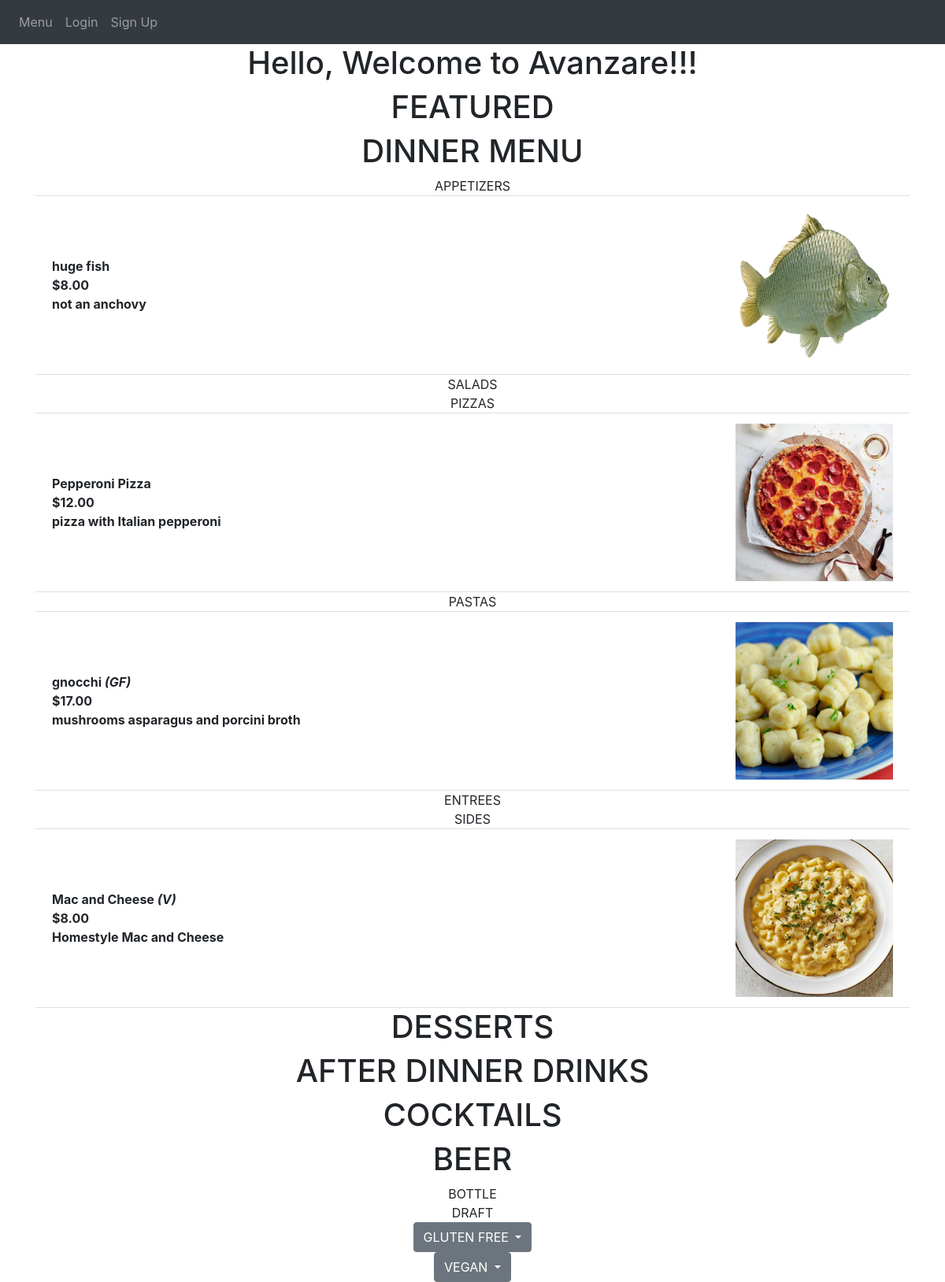
Screenshot of /start_page with the database file from the repository.
### avanzareApp/models.py (models this page shows)
class Menu(db.Model):
    id = db.Column(db.Integer, primary_key=True)
    name = db.Column(db.String(150), unique=True)
    price = db.Column(db.String(150))
    description = db.Column(db.String(10000))
    menu_type = db.Column(db.String(150))
    gluten_free = db.Column(db.String(150))
    vegan = db.Column(db.String(150))
    date = db.Column(db.DateTime(timezone=True), default=func.now())
    user_id = db.Column(db.Integer, db.ForeignKey('user.id'))

### avanzareApp/auth.py (the view, shortened to what this page needs)
@auth.route('/start_page', methods=['GET'])
def start_page():
    user = User.query.filter(User.email=='headChef@gmail.com').first()
    news = db.session.query(News).order_by(News.id.desc()).all()
    items = Menu.query.filter_by(user_id=user.id).order_by(Menu.name).all()
    count =0
    for post in news:
        post = random.choice(news)
        post.featured = "TRUE"
        count+=1
        if count == 5:
            break
    return render_template("start_page.html", news=news, items=items, user=current_user)

### avanzareApp/templates/start_page.html (shortened to what this page needs)
{% extends "base.html" %} {% block title %}Home{% endblock %}
{% block content %}
<h1 align="center">Hello, Welcome to Avanzare!!!</h1>
<h1 align="center">FEATURED</h1>
<h1 align="center"> DINNER MENU </h1>
        <ul class="list-group list-group-flush" >
            {% set print_once = 1 %}
            {% for menu in ["APPETIZERS", "SALADS", "PIZZAS", "PASTAS", "ENTREES", "SIDES", "DESSERT MENU", "AFTER DINNER DRINKS", "COCKTAILS", "BOTTLE", "DRAFT"] %}
                {% if print_once == 1 %}
                    {% if menu == "DESSERT MENU" %}
                        <h1 align="center"> DESSERTS </h1>
                        {% set print_once = 0 %}
                    {% elif menu == "AFTER DINNER DRINKS" %}
                        <h1 align="center"> AFTER DINNER DRINKS </h1>
                        {% set print_once = 0 %}
                    {% elif menu == "COCKTAILS" %}
                        <h1 align="center"> COCKTAILS </h1>
                        {% set print_once = 0 %}
                    {% elif menu == "BOTTLE" %}
                        <h1 align="center"> BEER </h1>
                        <div align="center">{{ menu }}</div>
                        {% set print_once = 0 %}
                    {% else %}
                        <div align="center">{{ menu }}</div>
                        {% set print_once = 0 %}
                    {% endif %}
                {% endif %}
              {% for item in items %}
                    {% if item.menu_type == menu %}
                      <li class="list-group-item">
                          <table style="width:100%">
                            <tr>
                                <th>
                          {{ item.name }}
                          {% if item.gluten_free == "GLUTEN FREE" %}
                            <i>{{ "(GF)" }}</i>
                          {% endif %}
                          {% if item.vegan == "VEGAN" %}
                            <i>{{ "(V)" }}</i>
                          {% endif %}
                          <br />
                          {% set tmp = "$" + (item.price | string) %}
                          {{ tmp }}
                          <br />
                          {{ item.description }}
                                </th>
                                <th>
                                    {% set tmp = item.name + '.jpg' %}
                                    <div align="right">
                                        <img class="img-responsive" src="{{ url_for('views.send_image', filename=tmp) }}" width="200" height="200">
                                    </div>
                                </th>
                            </tr>
                          </table>
                      </li>
                    {% endif %}
              {% endfor %}
            {% set print_once = 1 %}
            {% endfor %}
        </ul>
<div class="dropdown" align="center">
  <button class="btn btn-secondary dropdown-toggle" type="button" id="dropdownMenuButton" data-toggle="dropdown" aria-haspopup="true" aria-expanded="false">
    GLUTEN FREE
  </button>
            {% set DINNER_sub_menus = ["APPETIZERS", "SALADS", "SIDES"] %}
            {% set print_once = 1 %}
</div>
<div class="dropdown" align="center">
  <button class="btn btn-secondary dropdown-toggle" type="button" data-toggle="dropdown" aria-haspopup="true" aria-expanded="false">
    VEGAN
  </button>
            {% set DINNER_sub_menus = ["APPETIZERS", "SALADS", "SIDES"] %}
            {% set print_once = 1 %}
</div>
{% endblock %}

### rows the page displays
Menu: name "huge fish", tmp "$8.00", description "not an anchovy", shows a picture
Menu: name "Pepperoni Pizza", tmp "$12.00", description "pizza with Italian pepperoni", shows a picture
Menu: name "gnocchi", value "(GF)", tmp "$17.00", description "mushrooms asparagus and porcini broth", shows a picture
Menu: name "Mac and Cheese", value "(V)", tmp "$8.00", description "Homestyle Mac and Cheese", shows a picture

### other values shown
{{ menu }} "APPETIZERS" "SALADS" "PIZZAS" "PASTAS" "ENTREES" "SIDES" "DRAFT"
{{ menu }} "BOTTLE"
